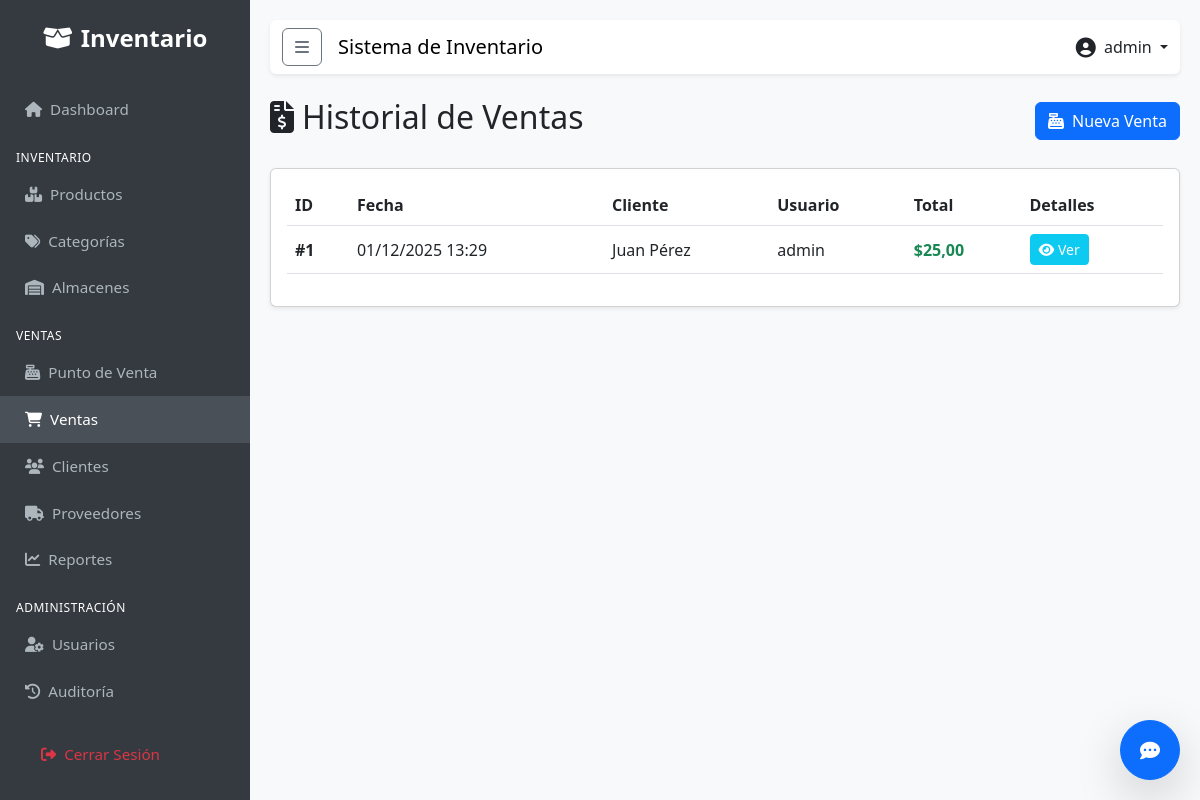
The page /sales/sales/ (signed in) on the database its author committed.
### apps/users/models.py (models this page shows, shortened)
class User(AbstractUser):
    class Role(models.TextChoices):
        ADMIN = 'ADMIN', _('Administrador')
        SELLER = 'SELLER', _('Vendedor')
        WAREHOUSE = 'WAREHOUSE', _('Almacenista')
    role = models.CharField(
        max_length=50,
        choices=Role.choices,
        default=Role.SELLER,
        verbose_name=_('Rol')
    )
    phone = models.CharField(max_length=20, blank=True, null=True, verbose_name=_('Teléfono'))
    class Meta:
        verbose_name = _('Usuario')
        verbose_name_plural = _('Usuarios')

### apps/sales/models.py (models this page shows, shortened)
class Sale(models.Model):
    client = models.ForeignKey(Client, on_delete=models.PROTECT, verbose_name=_('Cliente'))
    user = models.ForeignKey(settings.AUTH_USER_MODEL, on_delete=models.PROTECT, verbose_name=_('Vendedor'))
    date = models.DateTimeField(auto_now_add=True, verbose_name=_('Fecha'))
    total = models.DecimalField(max_digits=12, decimal_places=2, default=0, verbose_name=_('Total'))
    class Meta:
        verbose_name = _('Venta')
        verbose_name_plural = _('Ventas')

class Client(models.Model):
    name = models.CharField(max_length=200, verbose_name=_('Nombre Completo'))
    email = models.EmailField(blank=True, verbose_name=_('Email'))
    phone = models.CharField(max_length=20, blank=True, verbose_name=_('Teléfono'))
    address = models.TextField(blank=True, verbose_name=_('Dirección'))
    created_at = models.DateTimeField(auto_now_add=True)
    class Meta:
        verbose_name = _('Cliente')
        verbose_name_plural = _('Clientes')

### apps/sales/views.py (the view)
# urls.py: path('sales/', SaleListView.as_view(), name='sale_list'),
class SaleListView(LoginRequiredMixin, SellerRequiredMixin, ListView):
    model = Sale
    template_name = 'sales/sale_list.html'
    context_object_name = 'sales'
    ordering = ['-date']

### apps/users/permissions.py (called while the page is built)
def is_seller(user):
    return user.is_authenticated and user.role in ['ADMIN', 'SELLER']

    def test_func(self):
        return is_seller(self.request.user)

### templates/sales/sale_list.html (shortened to what this page needs)
{% extends 'base.html' %}
{% block content %}
<div class="d-flex justify-content-between align-items-center mb-4">
    <h2><i class="fas fa-file-invoice-dollar me-2"></i>Historial de Ventas</h2>
    <a href="{% url 'sales:pos' %}" class="btn btn-primary">
        <i class="fas fa-cash-register me-2"></i>Nueva Venta
    </a>
</div>
<div class="card shadow-sm">
    <div class="card-body">
        <div class="table-responsive">
            <table class="table table-hover align-middle">
                <thead>
                    <tr>
                        <th>ID</th>
                        <th>Fecha</th>
                        <th>Cliente</th>
                        <th>Usuario</th>
                        <th>Total</th>
                        <th>Detalles</th>
                    </tr>
                </thead>
                <tbody>
                    {% for sale in sales %}
                    <tr>
                        <td><strong>#{{ sale.id }}</strong></td>
                        <td>{{ sale.date|date:"d/m/Y H:i" }}</td>
                        <td>{{ sale.client.name|default:"Cliente General" }}</td>
                        <td>{{ sale.user.username }}</td>
                        <td class="text-success"><strong>${{ sale.total }}</strong></td>
                        <td>
                            <a href="{% url 'sales:sale_detail' sale.id %}" class="btn btn-sm btn-info text-white">
                                <i class="fas fa-eye"></i> Ver
                            </a>
                        </td>
                    </tr>
                    {% empty %}
                    <tr>
                        <td colspan="6" class="text-center text-muted py-4">No hay ventas registradas.</td>
                    </tr>
                    {% endfor %}
                </tbody>
            </table>
        </div>
    </div>
</div>
{% endblock %}

### templates/base.html (shortened to what this page needs)
{% load static %}
<!DOCTYPE html>
<html lang="es">
<head>
    <link href="https://cdn.jsdelivr.net/npm/bootstrap@5.3.0/dist/css/bootstrap.min.css" rel="stylesheet">
    <link rel="stylesheet" href="https://cdnjs.cloudflare.com/ajax/libs/font-awesome/6.4.0/css/all.min.css">
</head>
<body>
    <div class="sidebar" id="sidebar">
        <div class="brand">
            <i class="fas fa-box-open me-2"></i>Inventario
        </div>
        <a href="{% url 'dashboard:index' %}"
            class="{% if request.resolver_match.app_name == 'dashboard' %}active{% endif %}">
            <i class="fas fa-home me-2"></i>Dashboard
        </a>
        <div class="sidebar-heading mt-3 px-3 mb-1">Inventario</div>
        <a href="{% url 'inventory:product_list' %}"
            class="{% if request.resolver_match.url_name == 'product_list' %}active{% endif %}">
            <i class="fas fa-boxes me-2"></i>Productos
        </a>
        <a href="{% url 'inventory:category_list' %}"
            class="{% if request.resolver_match.url_name == 'category_list' %}active{% endif %}">
            <i class="fas fa-tags me-2"></i>Categorías
        </a>
        <a href="{% url 'inventory:warehouse_list' %}"
            class="{% if request.resolver_match.url_name == 'warehouse_list' %}active{% endif %}">
            <i class="fas fa-warehouse me-2"></i>Almacenes
        </a>
        <div class="sidebar-heading mt-3 px-3 mb-1">Ventas</div>
        <a href="{% url 'sales:pos' %}" class="{% if request.resolver_match.url_name == 'pos' %}active{% endif %}">
            <i class="fas fa-cash-register me-2"></i>Punto de Venta
        </a>
        <a href="{% url 'sales:sale_list' %}"
            class="{% if request.resolver_match.url_name == 'sale_list' %}active{% endif %}">
            <i class="fas fa-shopping-cart me-2"></i>Ventas
        </a>
        <a href="{% url 'sales:client_list' %}"
            class="{% if request.resolver_match.url_name == 'client_list' %}active{% endif %}">
            <i class="fas fa-users me-2"></i>Clientes
        </a>
        <a href="{% url 'sales:supplier_list' %}"
            class="{% if request.resolver_match.url_name == 'supplier_list' %}active{% endif %}">
            <i class="fas fa-truck me-2"></i>Proveedores
        </a>
        <a href="{% url 'sales:sales_report' %}"
            class="{% if request.resolver_match.url_name == 'sales_report' %}active{% endif %}">
            <i class="fas fa-chart-line me-2"></i>Reportes
        </a>
        {% if user.is_superuser %}
        <div class="sidebar-heading mt-3 px-3 mb-1">Administración</div>
        <a href="{% url 'users:user_list' %}"
            class="{% if request.resolver_match.url_name == 'user_list' %}active{% endif %}">
            <i class="fas fa-user-cog me-2"></i>Usuarios
        </a>
        <a href="{% url 'users:audit_log' %}"
            class="{% if request.resolver_match.url_name == 'audit_log' %}active{% endif %}">
            <i class="fas fa-history me-2"></i>Auditoría
        </a>
        {% endif %}
        <div class="mt-auto p-3">
            <a href="{% url 'users:logout' %}" class="text-danger">
                <i class="fas fa-sign-out-alt me-2"></i>Cerrar Sesión
            </a>
        </div>
    </div>
    <div class="main-content">
        <nav class="navbar navbar-expand-lg navbar-light bg-white mb-4 shadow-sm rounded">
            <div class="container-fluid">
                <button class="btn btn-outline-secondary me-3" id="sidebarToggle">
                    <i class="fas fa-bars"></i>
                </button>
                <span class="navbar-brand mb-0 h1">Sistema de Inventario</span>
                <div class="ms-auto d-flex align-items-center">
                    <div class="dropdown">
                        <a class="nav-link dropdown-toggle" href="#" role="button" data-bs-toggle="dropdown">
                            <i class="fas fa-user-circle fa-lg me-1"></i> {{ user.username }}
                        </a>
                    </div>
                </div>
            </div>
        </nav>
        {% block content %}
        {% endblock %}
    </div>
    <div id="chat-widget" style="position: fixed; bottom: 20px; right: 20px; z-index: 1050;">
        <button id="chat-toggle" class="btn btn-primary rounded-circle shadow-lg" style="width: 60px; height: 60px;">
            <i class="fas fa-comment-dots fa-lg"></i>
        </button>
    </div>
</body>
</html>

### templates/base.html (style rules this page uses)
body { font-family: 'Segoe UI', Tahoma, Geneva, Verdana, sans-serif; background-color: #f8f9fa; }
.sidebar { height: 100vh; position: fixed; top: 0; left: 0; width: 250px; background-color: #343a40; padding-top: 20px; color: white; transition: all 0.3s; z-index: 1000; overflow-y: auto; }
.sidebar a { padding: 12px 25px; text-decoration: none; font-size: 0.95rem; color: #adb5bd; display: block; transition: 0.3s; }
.sidebar a:hover, .sidebar a.active { color: white; background-color: #495057; }
.sidebar .brand { font-size: 1.5rem; text-align: center; margin-bottom: 30px; color: white; font-weight: bold; }
.sidebar-heading { font-size: 0.75rem; text-transform: uppercase; letter-spacing: 0.5px; }
.main-content { margin-left: 250px; padding: 20px; transition: all 0.3s; }

### rows shown on the page
User: username "admin"
Sale: id "1", date "01/12/2025 13:29", client.name "Juan Pérez", user.username "admin", total "25,00"
